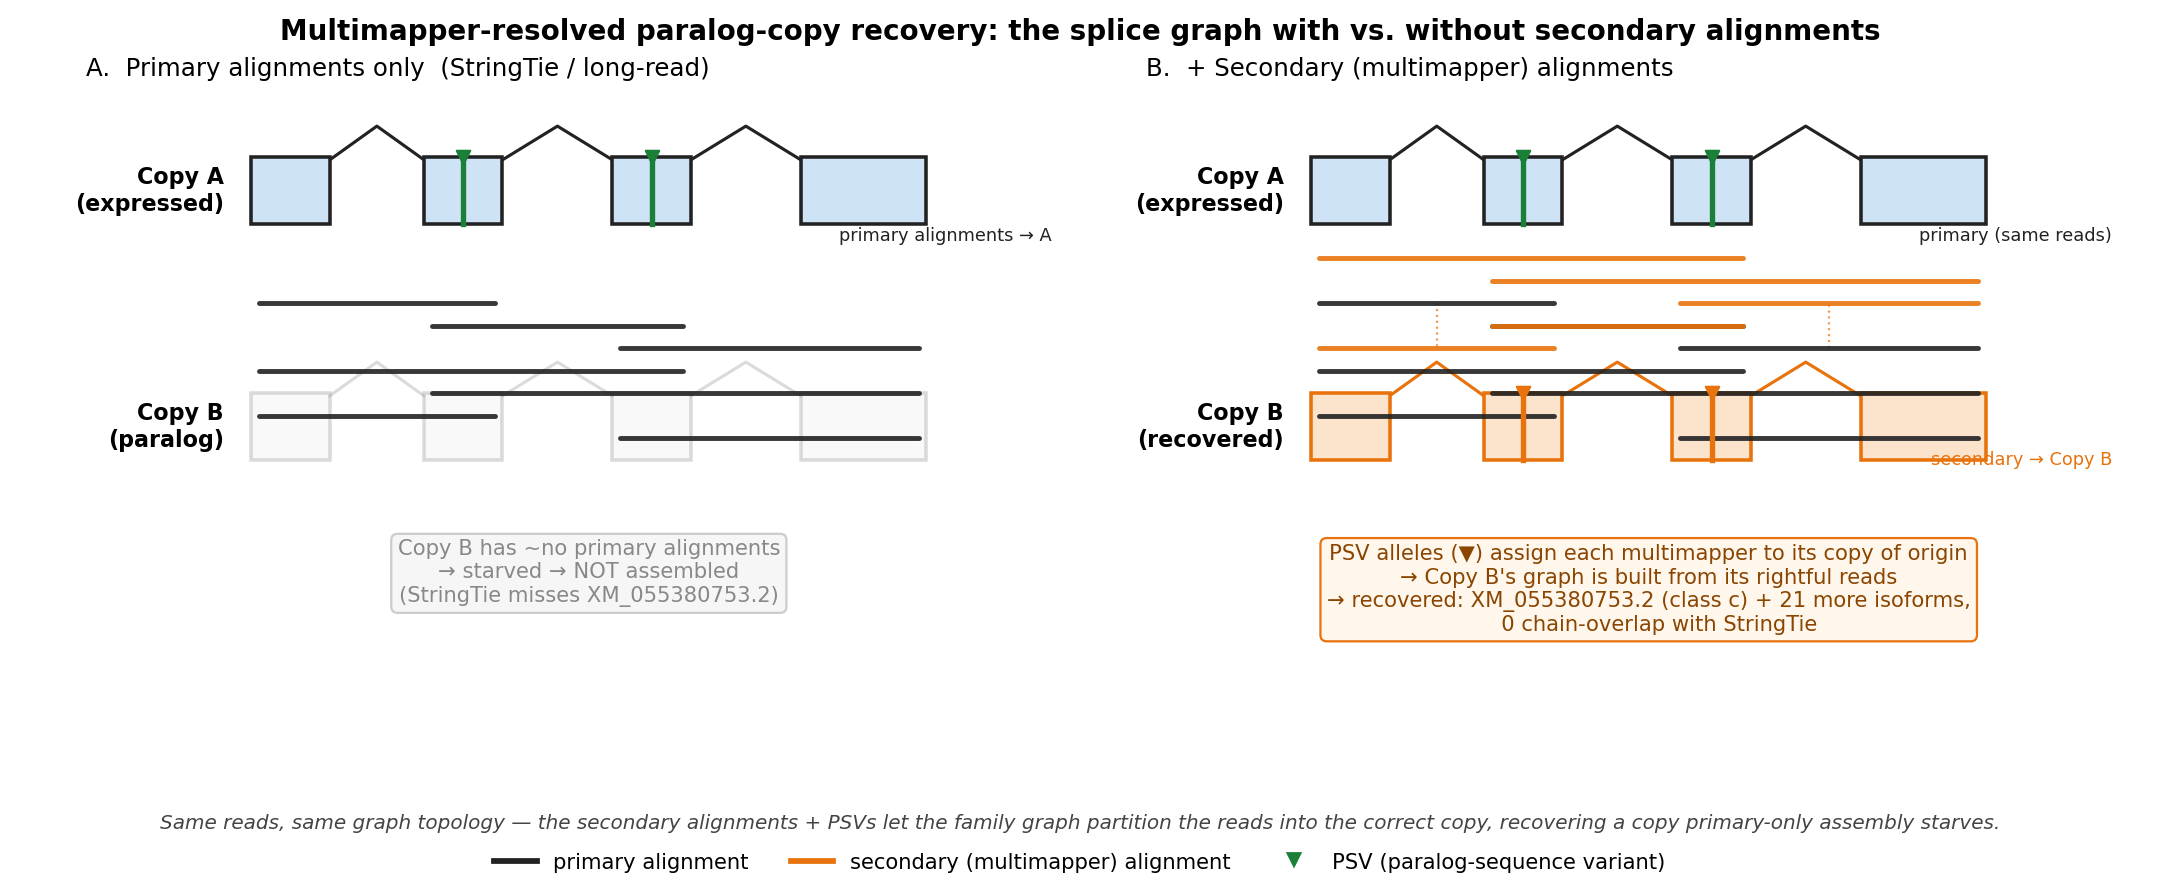

This chart was generated by the following Python code:
#!/usr/bin/env python3
"""Explanatory figure: how the paralog-family splice graph looks with PRIMARY alignments only
vs. with SECONDARY (multimapper) alignments added — illustrating why primary-only assembly
(StringTie / long-read) starves a paralog copy, and how the secondary alignments + PSVs
resolve it. Schematic, annotated with the real GGO result (XM_055380753.2)."""
import matplotlib
matplotlib.use("Agg")
import matplotlib.pyplot as plt
from matplotlib.patches import FancyBboxPatch, Rectangle
from matplotlib.lines import Line2D
import numpy as np

PRIM = "#222222"     # primary alignments (black)
SEC  = "#e8730c"     # secondary / multimapper alignments (orange)
EXON = "#cfe3f7"     # exon fill
EXON_B_off = "#eeeeee"
PSV_A = "#1a7f37"    # PSV allele for copy A (green)
PSV_B = "#e8730c"    # PSV allele for copy B (orange)

# exon x-spans (schematic genomic coords), shared structure between the two copies
EXONS = [(4, 14), (26, 36), (50, 60), (74, 90)]
PSV_X = [31, 55]     # two PSV positions (paralog-distinguishing bases)

def draw_copy(ax, y, label, exon_color, faded=False, psv_color=None, edge=PRIM):
    a = 0.35 if faded else 1.0
    # exon blocks
    for (x0, x1) in EXONS:
        ax.add_patch(Rectangle((x0, y-0.6), x1-x0, 1.2, facecolor=exon_color,
                               edgecolor=edge, lw=1.6, alpha=a, zorder=3))
    # introns (junction arcs) connecting consecutive exons
    for (x0, x1), (x2, x3) in zip(EXONS[:-1], EXONS[1:]):
        xm = (x1 + x2) / 2
        ax.plot([x1, xm, x2], [y+0.55, y+1.15, y+0.55], color=edge, lw=1.4, alpha=a, zorder=2)
    # PSV ticks
    if psv_color:
        for px in PSV_X:
            ax.plot([px, px], [y-0.6, y+0.6], color=psv_color, lw=2.4, zorder=5)
            ax.scatter([px], [y+0.6], marker="v", s=36, color=psv_color, zorder=6)
    ax.text(0.5, y, label, ha="right", va="center", fontsize=10, fontweight="bold")

def draw_reads(ax, y, spans, color, n_label=None, alpha=0.9):
    for i, (x0, x1, yo) in enumerate(spans):
        ax.plot([x0, x1], [y-yo, y-yo], color=color, lw=2.2, solid_capstyle="round",
                alpha=alpha, zorder=4)
    if n_label:
        ax.text(106, y-0.4, n_label, color=color, fontsize=8.0, va="center", ha="right")

fig, (axL, axR) = plt.subplots(1, 2, figsize=(13.5, 5.6))
fig.suptitle("Multimapper-resolved paralog-copy recovery: the splice graph with vs. without secondary alignments",
             fontsize=12.5, fontweight="bold", y=0.98)

# read spans (x0, x1, y-offset) — schematic reads spanning exon pairs
reads = [(5, 35, 1.6), (27, 59, 2.0), (51, 89, 2.4), (5, 59, 2.8),
         (27, 89, 3.2), (5, 35, 3.6), (51, 89, 4.0)]

for ax in (axL, axR):
    ax.set_xlim(-17, 108); ax.set_ylim(-5.6, 6.2); ax.axis("off")

# ---- LEFT: primary alignments only ----
axL.set_title("A.  Primary alignments only  (StringTie / long-read)", fontsize=11, loc="left")
draw_copy(axL, 4.4, "Copy A\n(expressed)", EXON, edge=PRIM, psv_color=PSV_A)
draw_copy(axL, 0.2, "Copy B\n(paralog)", EXON_B_off, faded=True, edge="#999999")
# all multimapper reads land their PRIMARY on Copy A (arbitrary MAPQ-0 tie-break)
draw_reads(axL, 4.0, reads, PRIM, n_label="primary alignments → A")
axL.text(47, -2.4, "Copy B has ~no primary alignments\n→ starved → NOT assembled\n(StringTie misses XM_055380753.2)",
         ha="center", va="center", fontsize=9.5, color="#888888",
         bbox=dict(boxstyle="round", fc="#f6f6f6", ec="#cccccc"))

# ---- RIGHT: + secondary alignments ----
axR.set_title("B.  + Secondary (multimapper) alignments", fontsize=11, loc="left")
draw_copy(axR, 4.4, "Copy A\n(expressed)", EXON, edge=PRIM, psv_color=PSV_A)
draw_copy(axR, 0.2, "Copy B\n(recovered)", "#fbe3cc", edge=SEC, psv_color=PSV_B)
draw_reads(axR, 4.0, reads, PRIM, n_label="primary (same reads)")
# the SAME molecules' secondary alignments reveal copy B; PSV allele assigns them there
secreads = [(5, 35, 1.6), (27, 59, 2.0), (51, 89, 2.4), (27, 89, 2.8), (5, 59, 3.2)]
draw_reads(axR, 0.0, [(x0, x1, -yo) for (x0, x1, yo) in secreads], SEC,
           n_label="secondary → Copy B")
# dotted "same molecule" links between a primary on A and its secondary on B
for (x0, x1, yo) in secreads[:3]:
    axR.plot([(x0+x1)/2, (x0+x1)/2], [4.0-yo, 0.0+yo], ls=":", color=SEC, lw=1.0, alpha=0.7, zorder=1)
axR.text(47, -2.7, "PSV alleles (▼) assign each multimapper to its copy of origin\n"
                   "→ Copy B's graph is built from its rightful reads\n"
                   "→ recovered: XM_055380753.2 (class c) + 21 more isoforms,\n"
                   "   0 chain-overlap with StringTie",
         ha="center", va="center", fontsize=9.5, color="#8a4500",
         bbox=dict(boxstyle="round", fc="#fff6ec", ec=SEC))

# legend
leg = [Line2D([0],[0], color=PRIM, lw=2.6, label="primary alignment"),
       Line2D([0],[0], color=SEC, lw=2.6, label="secondary (multimapper) alignment"),
       Line2D([0],[0], marker="v", color="w", markerfacecolor=PSV_A, markersize=9, label="PSV (paralog-sequence variant)")]
fig.legend(handles=leg, loc="lower center", ncol=3, frameon=False, fontsize=9.5, bbox_to_anchor=(0.5, 0.005))

fig.text(0.5, 0.075, "Same reads, same graph topology — the secondary alignments + PSVs let the family graph "
                     "partition the reads into the correct copy, recovering a copy primary-only assembly starves.",
         ha="center", fontsize=9, style="italic", color="#444444")
fig.subplots_adjust(top=0.90, bottom=0.16, left=0.04, right=0.985, wspace=0.08)
out = "/mnt/c/Users/jfris/Desktop/Rustle/bench/copy_recovery_figure.png"
fig.savefig(out, dpi=160)
print(f"wrote {out}")
